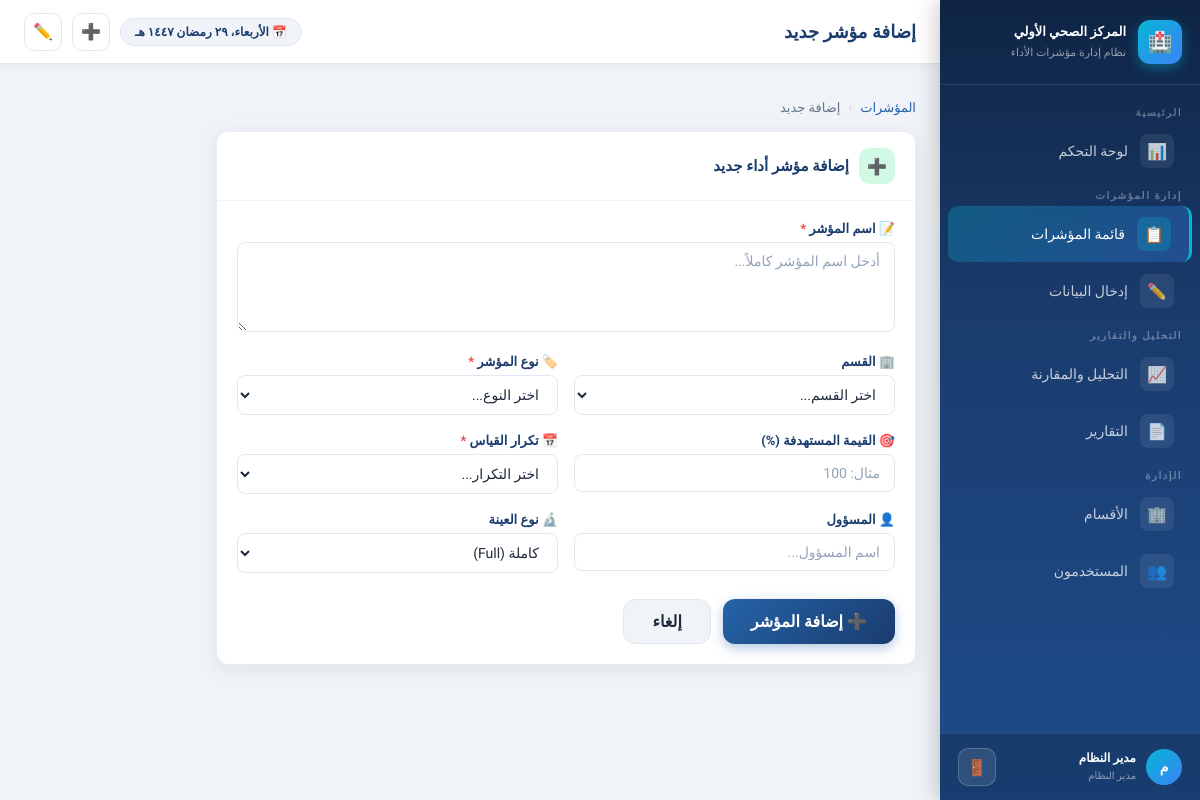
/kpis/add (signed in), run on the app's committed database.
### models.py (models this page shows)
class User(UserMixin, db.Model):
    __tablename__ = 'users'
    id = db.Column(db.Integer, primary_key=True)
    username = db.Column(db.String(80), unique=True, nullable=False)
    password = db.Column(db.String(200), nullable=False)
    full_name = db.Column(db.String(150), nullable=False)
    role = db.Column(db.String(50), nullable=False)  # admin, quality, head, staff
    department_id = db.Column(db.Integer, db.ForeignKey('departments.id'), nullable=True)
    is_active = db.Column(db.Boolean, default=True)
    created_at = db.Column(db.DateTime, default=datetime.utcnow)
    department = db.relationship('Department', backref='users')
    ROLES = {
        'admin': 'مدير النظام',
        'quality': 'قسم الجودة',
        'head': 'رئيس قسم',
        'staff': 'موظف إدخال بيانات'
    }
    def role_name(self):
        return self.ROLES.get(self.role, self.role)

### app.py (the view, shortened to what this page needs)
@app.route('/kpis/add', methods=['GET', 'POST'])
@login_required
def kpi_add():
    if current_user.role not in ['admin', 'quality']:
        flash('ليس لديك صلاحية لإضافة مؤشرات', 'danger')
        return redirect(url_for('kpi_list'))
    departments = Department.query.filter_by(is_active=True).all()
    return render_template('kpi_form.html', kpi=None, departments=departments, action='add')

### app.py (called while the page is built)
@login_manager.user_loader
def load_user(user_id):
    return User.query.get(int(user_id))

### templates/kpi_form.html (shortened to what this page needs)
{% extends "base.html" %}
{% block page_title %}{{ 'تعديل مؤشر الأداء' if action == 'edit' else 'إضافة مؤشر جديد' }}{% endblock %}
{% block content %}
<div class="breadcrumb animate-in">
  <a href="{{ url_for('kpi_list') }}">المؤشرات</a>
  <span class="sep">›</span>
  <span>{{ 'تعديل' if action == 'edit' else 'إضافة جديد' }}</span>
</div>
<div style="max-width:700px;" class="animate-in">
  <div class="card">
    <div class="card-header">
      <div class="card-icon" style="background:{{ '#fef3c7' if action == 'edit' else '#d1fae5' }};color:{{ '#92400e' if action == 'edit' else '#065f46' }};">
        {{ '✏️' if action == 'edit' else '➕' }}
      </div>
      <h5>{{ 'تعديل مؤشر الأداء' if action == 'edit' else 'إضافة مؤشر أداء جديد' }}</h5>
    </div>
    <div class="card-body">
      <form method="POST" action="{{ url_for('kpi_edit', kpi_id=kpi.id) if action == 'edit' else url_for('kpi_add') }}">
        <div class="form-group">
          <label class="form-label">📝 اسم المؤشر <span style="color:#ef4444;">*</span></label>
          <textarea name="name" class="form-control" rows="2" placeholder="أدخل اسم المؤشر كاملاً..." required>{{ kpi.name if kpi else '' }}</textarea>
        </div>
        <div class="grid-2">
          <div class="form-group">
            <label class="form-label">🏢 القسم</label>
            <select name="department_id" class="form-select">
              <option value="">اختر القسم...</option>
            </select>
          </div>
          <div class="form-group">
            <label class="form-label">🏷️ نوع المؤشر <span style="color:#ef4444;">*</span></label>
            <select name="kpi_type" class="form-select" required>
              <option value="">اختر النوع...</option>
            </select>
          </div>
        </div>
        <div class="grid-2">
          <div class="form-group">
            <label class="form-label">🎯 القيمة المستهدفة (%)</label>
            <input type="number" name="target_value" class="form-control" placeholder="مثال: 100"
              min="0" max="100" step="0.1" value="{{ kpi.target_value if kpi and kpi.target_value is not none else '' }}">
          </div>
          <div class="form-group">
            <label class="form-label">📅 تكرار القياس <span style="color:#ef4444;">*</span></label>
            <select name="frequency" class="form-select" required>
              <option value="">اختر التكرار...</option>
            </select>
          </div>
        </div>
        <div class="grid-2">
          <div class="form-group">
            <label class="form-label">👤 المسؤول</label>
            <input type="text" name="responsible_person" class="form-control" placeholder="اسم المسؤول..."
              value="{{ kpi.responsible_person if kpi else '' }}">
          </div>
          <div class="form-group">
            <label class="form-label">🔬 نوع العينة</label>
            <select name="sample_type" class="form-select">
              <option value="كاملة" {{ 'selected' if kpi and kpi.sample_type == 'كاملة' }}>كاملة (Full)</option>
            </select>
          </div>
        </div>
        <div style="display:flex;gap:12px;margin-top:8px;">
          <button type="submit" class="btn btn-primary btn-lg">
            {{ '💾 حفظ التعديلات' if action == 'edit' else '➕ إضافة المؤشر' }}
          </button>
          <a href="{{ url_for('kpi_list') }}" class="btn btn-light btn-lg">إلغاء</a>
        </div>
      </form>
    </div>
  </div>
</div>
{% endblock %}

### templates/base.html (shortened to what this page needs)
<!DOCTYPE html>
<html lang="ar" dir="rtl">
<head>
  <link rel="stylesheet" href="{{ url_for('static', filename='css/style.css') }}">
</head>
<body>
<aside class="sidebar" id="sidebar">
  <div class="sidebar-brand">
    <div class="brand-icon">🏥</div>
    <div class="brand-text">
      <h5>المركز الصحي الأولي</h5>
      <small>نظام إدارة مؤشرات الأداء</small>
    </div>
  </div>
  <nav class="sidebar-nav">
    <div class="nav-section-title">الرئيسية</div>
    <a href="{{ url_for('dashboard') }}" class="{{ 'active' if request.endpoint == 'dashboard' }}">
      <span class="nav-icon">📊</span>
      <span>لوحة التحكم</span>
    </a>
    <div class="nav-section-title">إدارة المؤشرات</div>
    <a href="{{ url_for('kpi_list') }}" class="{{ 'active' if request.endpoint in ['kpi_list','kpi_add','kpi_edit','kpi_detail'] }}">
      <span class="nav-icon">📋</span>
      <span>قائمة المؤشرات</span>
    </a>
    <a href="{{ url_for('data_entry') }}" class="{{ 'active' if request.endpoint == 'data_entry' }}">
      <span class="nav-icon">✏️</span>
      <span>إدخال البيانات</span>
    </a>
    <div class="nav-section-title">التحليل والتقارير</div>
    <a href="{{ url_for('analysis') }}" class="{{ 'active' if request.endpoint == 'analysis' }}">
      <span class="nav-icon">📈</span>
      <span>التحليل والمقارنة</span>
    </a>
    <a href="{{ url_for('reports') }}" class="{{ 'active' if request.endpoint == 'reports' }}">
      <span class="nav-icon">📄</span>
      <span>التقارير</span>
    </a>
    {% if current_user.role in ['admin', 'quality'] %}
    <div class="nav-section-title">الإدارة</div>
    <a href="{{ url_for('dept_list') }}" class="{{ 'active' if request.endpoint in ['dept_list'] }}">
      <span class="nav-icon">🏢</span>
      <span>الأقسام</span>
    </a>
    {% endif %}
    {% if current_user.role == 'admin' %}
    <a href="{{ url_for('user_list') }}" class="{{ 'active' if request.endpoint in ['user_list','user_add','user_edit'] }}">
      <span class="nav-icon">👥</span>
      <span>المستخدمون</span>
    </a>
    {% endif %}
  </nav>
  <div class="sidebar-user">
    <div class="user-avatar">{{ current_user.full_name[0] if current_user.full_name else 'م' }}</div>
    <div class="user-info">
      <strong>{{ current_user.full_name }}</strong>
      <small>{{ current_user.role_name() }}</small>
    </div>
    <a href="{{ url_for('logout') }}" class="header-btn" data-tooltip="تسجيل الخروج" style="margin-right:auto;background:rgba(255,255,255,0.1);border-color:rgba(255,255,255,0.2);color:#fff;">🚪</a>
  </div>
</aside>
<div class="main-content">
  <header class="top-header">
    <div class="page-title">{% block page_title %}{% endblock %}</div>
    <div class="header-actions">
      <span class="date-badge" id="currentDate">📅 جاري التحميل...</span>
      {% if current_user.role in ['admin','quality'] %}
      <a href="{{ url_for('kpi_add') }}" class="header-btn" data-tooltip="إضافة مؤشر جديد">➕</a>
      {% endif %}
      <a href="{{ url_for('data_entry') }}" class="header-btn" data-tooltip="إدخال بيانات">✏️</a>
    </div>
  </header>
  <div class="page-content">
    {% block content %}{% endblock %}
  </div>
</div>
</body>
</html>

### data on the page
User: full_name "م", full_name "مدير النظام", role_name "مدير النظام"

### other printed values
{{ 'تعديل مؤشر الأداء' if action == 'edit' else 'إضافة مؤشر جديد' }} "إضافة مؤشر جديد"
{{ 'تعديل' if action == 'edit' else 'إضافة جديد' }} "إضافة جديد"
{{ '✏️' if action == 'edit' else '➕' }} "➕"
{{ 'تعديل مؤشر الأداء' if action == 'edit' else 'إضافة مؤشر أداء جديد' }} "إضافة مؤشر أداء جديد"
{{ '💾 حفظ التعديلات' if action == 'edit' else '➕ إضافة المؤشر' }} "➕ إضافة المؤشر"
